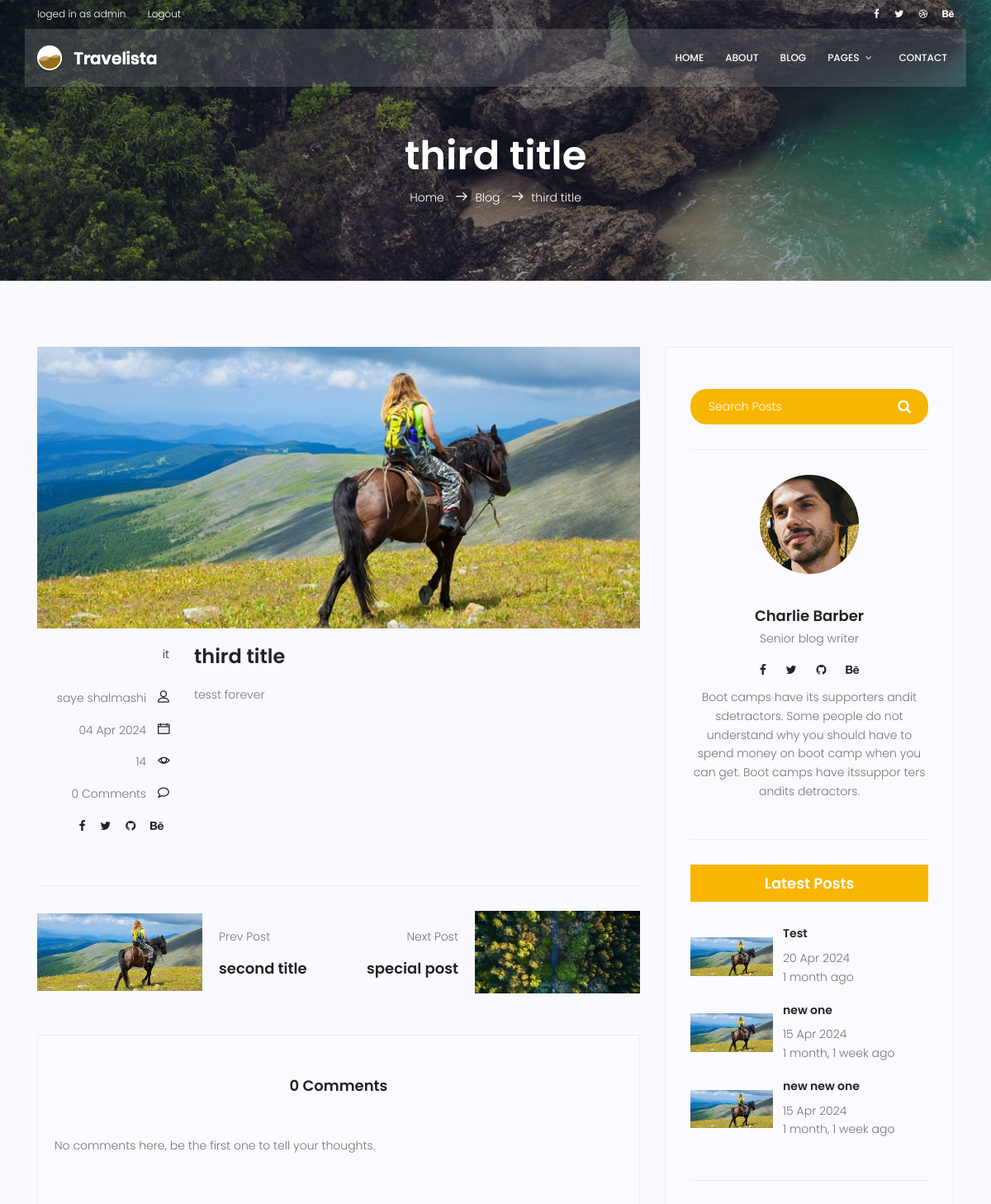
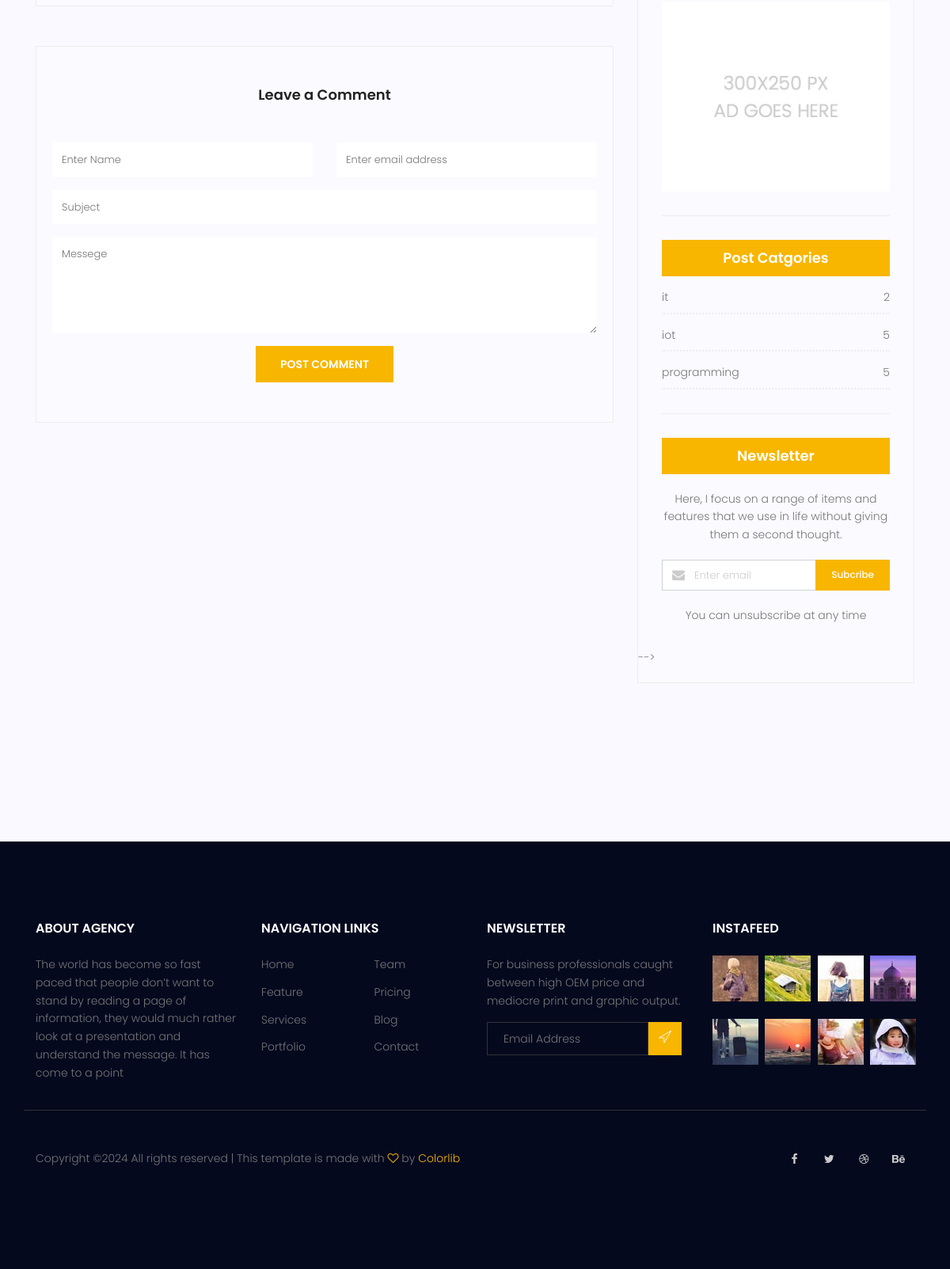
Page /blog/3 (signed in) on the committed database (2 pictures, top to bottom).
### blog/models.py (models this page shows, shortened)
class Post(models.Model):
  title=models.CharField(max_length=255)
  content=models.TextField()
  author=models.ForeignKey(User,on_delete=models.SET_NULL,null=True)
  image=models.ImageField(upload_to='blog/',default='blog/default.jpg')
  category=models.ManyToManyField(Category)
  count_views=models.IntegerField(default=0)
  status=models.BooleanField(default=False)
  login_require=models.BooleanField(default=False)
  published_date=models.DateTimeField(null=True)
  creat_date=models.DateField(auto_now_add=True)
  update_date=models.DateField(auto_now=True)
  class Meta:
    ordering=['-creat_date']

class Category(models.Model):
  name=models.CharField(max_length=255)
  def __str__(self):
    return self.name

### blog/views.py (the view, shortened to what this page needs)
# urls.py: path('<int:pid>',blog_single,name='single'),
def blog_single(request,pid):
  current_time=timezone.now()
  posts=Post.objects.filter(status=1,published_date__lte=current_time)
  post=get_object_or_404(posts, pk=pid)
  prev_post=Post.objects.filter(pk__lt=post.id,status=1,published_date__lte=current_time).order_by('-pk').first()
  next_post=Post.objects.filter(pk__gt=post.id,status=1,published_date__lte=current_time).order_by('pk').first()
  post.count_views+=1
  post.save()
  if request.user.is_authenticated:
    post.login_require=True
    comments=Comment.objects.filter(post=post.id,approved=True)
    form=CommentForm()
    context={'post':post,'prev_post':prev_post,'next_post':next_post,'comments':comments,'form':form}
    return render(request,'blog/blog-single.html',context)
  else:
    next_url=reverse('blog:single',kwargs={'pid':post.id})
    return redirect(reverse('accounts:login') + '?next=' + next_url)

### templates/blog/blog-single.html (shortened to what this page needs)
{% extends "base.html" %}
{%load static%}
{%load compress%}
{%load humanize%}
{% load blog-tags %}
{% block content %}
			<section class="relative about-banner">
				<div class="overlay overlay-bg"></div>
				<div class="container">
					<div class="row d-flex align-items-center justify-content-center">
						<div class="about-content col-lg-12">
							<h1 class="text-white">
								{{post.title}}
							</h1>
							<p class="text-white link-nav"><a href="{%url 'website:index'%}">Home </a>  <span class="lnr lnr-arrow-right"></span><a href="{%url 'blog:index'%}">Blog </a> <span class="lnr lnr-arrow-right"></span>{{post.title}}</p>
						</div>
					</div>
				</div>
			</section>
			<section class="post-content-area single-post-area">
				<div class="container">
					<div class="row">
						<div class="col-lg-8 posts-list">
							<div class="single-post row">
								<div class="col-lg-12">
									<div class="feature-img">
										<img class="img-fluid" src="{{post.image.url}}" alt="">
									</div>
								</div>
								<div class="col-lg-3  col-md-3 meta-details">
									<ul class="tags">
										{% for cat in post.category.all %}
										<li><a href="#">{{cat.name}}</a></li>{% if not forloop.last %},{% endif %}
										{% endfor %}
									</ul>
									<div class="user-details row">
										<p class="user-name col-lg-12 col-md-12 col-6"><a href="{% url 'blog:author' author_username=post.author.username %}">{{post.author.get_full_name}}</a> <span class="lnr lnr-user"></span></p>
										<p class="date col-lg-12 col-md-12 col-6"><a href="#">{{post.published_date|date:"d M Y"}}</a> <span class="lnr lnr-calendar-full"></span></p>
										<p class="view col-lg-12 col-md-12 col-6"><a href="#">{{post.count_views}}</a> <span class="lnr lnr-eye"></span></p>
										<p class="comments col-lg-12 col-md-12 col-6"><a href="{%url 'blog:single' pid=post.id %}">{{comments|length}} Comments</a> <span class="lnr lnr-bubble"></span></p>
										<ul class="social-links col-lg-12 col-md-12 col-6">
											<li><a href="#"><i class="fa fa-facebook"></i></a></li>
											<li><a href="#"><i class="fa fa-twitter"></i></a></li>
											<li><a href="#"><i class="fa fa-github"></i></a></li>
											<li><a href="#"><i class="fa fa-behance"></i></a></li>
										</ul>
									</div>
								</div>
								<div class="col-lg-9 col-md-9">
									<h3 class="mt-20 mb-20">{{post.title}}</h3>
									<p class="excert">
										{{post.content|safe}}
									</p>
								</div>
							</div>
							<div class="navigation-area">
								<div class="row">
									{% if prev_post %}
									<div class="col-lg-6 col-md-6 col-12 nav-left flex-row d-flex justify-content-start align-items-center">
										<div class="thumb">
											<a href="{% url 'blog:single' prev_post.id %}"><img class="img-fluid" src="{{prev_post.image.url}}" alt=""></a>
										</div>
										<div class="arrow">
											<a href="{% url 'blog:single' prev_post.id %}"></a>
										</div>
										<div class="detials">
											<p>Prev Post</p>
											<a href="{% url 'blog:single' prev_post.id %}"><h4>{{prev_post.title}}</h4></a>
										</div>
									</div>
									{%endif%}
									{%if next_post%}
									<div class="col-lg-6 col-md-6 col-12 nav-right flex-row d-flex justify-content-end align-items-center">
										<div class="detials">
											<p>Next Post</p>
											<a href="{% url 'blog:single' next_post.id %}"><h4>{{next_post.title}}</h4></a>
										</div>
										<div class="arrow">
											<a href="{% url 'blog:single' next_post.id %}"></a>
										</div>
										<div class="thumb">
											<a href="{% url 'blog:single' next_post.id %}"><img class="img-fluid" src="{{next_post.image.url}}" alt=""></a>
										</div>
									</div>
									{%endif%}
								</div>
							</div>
							<div class="comments-area">
								<h4>{{comments|length}} Comments</h4>
								{%for comment in comments %}
                 <div class="single-comment justify-content-between d-flex">
                    <div class="user justify-content-between d-flex">
                           <div class="thumb">
                              <img src="{%static 'img/blog/c1.jpg'%}" alt="">
                           </div>
                           <div class="desc">
                              <h5><a href="#">{{comment.name}}</a></h5>
                              <p class="date">{{comment.created_date|naturalday}}</p>
                              <p class="comment">
                                {{comment.message}}
                              </p>
                           </div>
                    </div>
                    <!-- <div class="reply-btn">
                       <a href="" class="btn-reply text-uppercase">reply</a>
                    </div> -->
                 </div>
								 {% empty %}
								 <p>No comments here, be the first one to tell your thoughts.</p>
								{%endfor%}
							</div>
							<div class="comment-form">
								<h4>Leave a Comment</h4>
								<form method="post" action="{%url 'blog:single' pid=post.id %}">
									<div class="form-group form-inline">
									  <div class="form-group col-lg-6 col-md-12 name">
									    <input type="text" class="form-control" name="name" placeholder="Enter Name" onfocus="this.placeholder = ''" onblur="this.placeholder = 'Enter Name'">
									  </div>
									  <div class="form-group col-lg-6 col-md-12 email">
									    <input type="email" class="form-control" name="email" placeholder="Enter email address" onfocus="this.placeholder = ''" onblur="this.placeholder = 'Enter email address'">
									  </div>
									</div>
									<div class="form-group">
										<input type="text" class="form-control" name="subject" placeholder="Subject" onfocus="this.placeholder = ''" onblur="this.placeholder = 'Subject'">
									</div>
									<div class="form-group">
										<textarea class="form-control mb-10" rows="5" name="message" placeholder="Messege" onfocus="this.placeholder = ''" onblur="this.placeholder = 'Messege'" required=""></textarea>
									</div>
									<button type="submit" class="primary-btn text-uppercase">Post Comment</button>
								</form>
							</div>
						</div>
						<div class="col-lg-4 sidebar-widgets">
							<div class="widget-wrap">
								{%include 'blog/blog-search.html'%}
								{%include 'blog/blog-writer.html'%}
								{% latestposts %}
								{%include 'blog/blog-ads.html'%}
								{% postcategory %}
								{%include 'blog/blog-newsletter.html'%}
							</div>
						</div>
					</div>
				</div>
			</section>
{%endblock%}

### templates/base.html (shortened to what this page needs)
{%load static%}
{% load compress %}
<!DOCTYPE html>
<html lang="zxx" class="no-js">
<head>
  {% compress css %}
    <link rel="stylesheet" href="{% static 'css/linearicons.css'%}">
    <link rel="stylesheet" href="{% static 'css/font-awesome.min.css'%}">
    <link rel="stylesheet" href="{% static 'css/bootstrap.css'%}">
    <link rel="stylesheet" href="{% static 'css/magnific-popup.css'%}">
    <link rel="stylesheet" href="{% static 'css/jquery-ui.css'%}">
    <link rel="stylesheet" href="{% static 'css/nice-select.css'%}">
    <link rel="stylesheet" href="{% static 'css/animate.min.css'%}">
    <link rel="stylesheet" href="{% static 'css/owl.carousel.css'%}">
    <link rel="stylesheet" href="{% static 'css/main.css' %}">
    {%endcompress%}
  </head>
  <body>
    <header id="header">
      <div class="header-top">
        <div class="container">
          <div class="row align-items-center">
            <div class="col-lg-6 col-sm-6 col-6 header-top-left">
              <ul>
                {% if request.user.is_authenticated %}
                <li><a href="#">loged in as {{request.user.username}}</a></li>
                <li><a href="{% url 'accounts:logout'%}">Logout</a></li>
                {%else%}
                <li><a href="{% url 'accounts:login' %}">Login</a></li>
                <li><a href="{%url 'accounts:sign_up'%}">Signup</a></li>
                {%endif%}
              </ul>
            </div>
            <div class="col-lg-6 col-sm-6 col-6 header-top-right">
            <div class="header-social">
              <a href="#"><i class="fa fa-facebook"></i></a>
              <a href="#"><i class="fa fa-twitter"></i></a>
              <a href="#"><i class="fa fa-dribbble"></i></a>
              <a href="#"><i class="fa fa-behance"></i></a>
            </div>
            </div>
          </div>
        </div>
      </div>
      <div class="container main-menu">
        <div class="row align-items-center justify-content-between d-flex">
            <div id="logo">
              <a href="{% url 'website:index' %}"><img src="{% static 'img/logo.png'%}" alt="" title="" /></a>
            </div>
            <nav id="nav-menu-container">
              <ul class="nav-menu">
                <li><a href="{% url 'website:index' %}">Home</a></li>
                <li><a href="{% url 'website:about' %}">About</a></li>
                <li><a href="{% url 'blog:index' %}">Blog</a></li>
                <li class="menu-has-children"><a href="">Pages</a>
                </li>
                <li><a href="{% url 'website:contact' %}">Contact</a></li>
              </ul>
            </nav>
        </div>
      </div>
    </header>
    {% block content%}
    {% endblock %}
    <footer class="footer-area section-gap">
      <div class="container">
        <div class="row">
          <div class="col-lg-3  col-md-6 col-sm-6">
            <div class="single-footer-widget">
              <h6>About Agency</h6>
              <p>
                The world has become so fast paced that people don’t want to stand by reading a page of information, they would much rather look at a presentation and understand the message. It has come to a point
              </p>
            </div>
          </div>
          <div class="col-lg-3 col-md-6 col-sm-6">
            <div class="single-footer-widget">
              <h6>Navigation Links</h6>
              <div class="row">
                <div class="col">
                  <ul>
                    <li><a href="#">Home</a></li>
                    <li><a href="#">Feature</a></li>
                    <li><a href="#">Services</a></li>
                    <li><a href="#">Portfolio</a></li>
                  </ul>
                </div>
                <div class="col">
                  <ul>
                    <li><a href="#">Team</a></li>
                    <li><a href="#">Pricing</a></li>
                    <li><a href="#">Blog</a></li>
                    <li><a href="#">Contact</a></li>
                  </ul>
                </div>
              </div>
            </div>
          </div>
          <div class="col-lg-3  col-md-6 col-sm-6">
            <div class="single-footer-widget">
              <h6>Newsletter</h6>
              <p>
                For business professionals caught between high OEM price and mediocre print and graphic output.
              </p>
              <div >
                <form target="_blank" action="{% url 'website:NewsLetter' %}" method="post" class="subscription relative">
                  <div class="input-group d-flex flex-row">
                    <input name="email" placeholder="Email Address" onfocus="this.placeholder = ''" onblur="this.placeholder = 'Email Address '" required="" type="email">
                    <button class="btn bb-btn" type="submit"><span class="lnr lnr-location"></span></button>
                  </div>
                </form>
              </div>
            </div>
          </div>
          <div class="col-lg-3  col-md-6 col-sm-6">
            <div class="single-footer-widget mail-chimp">
              <h6 class="mb-20">InstaFeed</h6>
              <ul class="instafeed d-flex flex-wrap">
                <li><img src="{% static 'img/i1.jpg' %}" alt=""></li>
                <li><img src="{% static 'img/i2.jpg' %}" alt=""></li>
                <li><img src="{% static 'img/i3.jpg' %}" alt=""></li>
                <li><img src="{% static 'img/i4.jpg' %}" alt=""></li>
                <li><img src="{% static 'img/i5.jpg' %}" alt=""></li>
                <li><img src="{% static 'img/i6.jpg' %}" alt=""></li>
                <li><img src="{% static 'img/i7.jpg' %}" alt=""></li>
                <li><img src="{% static 'img/i8.jpg' %}" alt=""></li>
              </ul>
            </div>
          </div>
        </div>
        <div class="row footer-bottom d-flex justify-content-between align-items-center">
          <p class="col-lg-8 col-sm-12 footer-text m-0">
Copyright &copy;<script>document.write(new Date().getFullYear());</script> All rights reserved | This template is made with <i class="fa fa-heart-o" aria-hidden="true"></i> by <a href="https://colorlib.com" target="_blank">Colorlib</a>
</p>
          <div class="col-lg-4 col-sm-12 footer-social">
            <a href="#"><i class="fa fa-facebook"></i></a>
            <a href="#"><i class="fa fa-twitter"></i></a>
            <a href="#"><i class="fa fa-dribbble"></i></a>
            <a href="#"><i class="fa fa-behance"></i></a>
          </div>
        </div>
      </div>
    </footer>
  </body>
</html>

### templates/blog/blog-popular-posts.html
{%load humanize%}
{%load static%}
{%load compress%}
<div class="single-sidebar-widget popular-post-widget">
  <h4 class="popular-title">Latest Posts</h4>
  <div class="popular-post-list">
    {% for post in posts%}
    <div class="single-post-list d-flex flex-row align-items-center">
      <div class="thumb">
        <img class="img-fluid" src="{{post.image.url}}" alt="">
      </div>
      <div class="details">
        <a href="{% url 'blog:single' pid=post.id %}"><h6>{{post.title}}</h6></a>
        <p>{{post.published_date|date:"d M Y"}}</p>
        <p>{{post.published_date|naturaltime}}</p>
      </div>
    </div>
    {%endfor%}
  </div>
</div>

### templates/blog/blog-post-category.html
{%load static%}
{%load compress%}
<div class="single-sidebar-widget post-category-widget">
  <h4 class="category-title">Post Catgories</h4>
  <ul class="cat-list">
    {% for name,count in categories.items %}
    <li>
      <a href="{% url 'blog:category' cat_name=name %}" class="d-flex justify-content-between">
        <p>{{name}}</p>
        <p>{{count}}</p>
      </a>
    </li>
    {%endfor%}
  </ul>
</div>

### rows in the picture
Post: title "third title", image (placeholder picture), author.get_full_name "saye shalmashi", published_date "04 Apr 2024", count_views "14", content "tesst forever"
Category: name "it", count "2"
Post: image (placeholder picture), title "second title"
Post: title "special post", image (picture)
Post: image (placeholder picture), title "Test", published_date "20 Apr 2024", published_date "1 month ago"
Post: image (placeholder picture), title "new one", published_date "15 Apr 2024", published_date "1 month, 1 week ago"
Post: image (placeholder picture), title "new new one", published_date "15 Apr 2024", published_date "1 month, 1 week ago"
Category: name "iot", count "5"
Category: name "programming", count "5"

### other values in the picture
{{ request.user.username }} "admin"
{{ comments|length }} "0"
